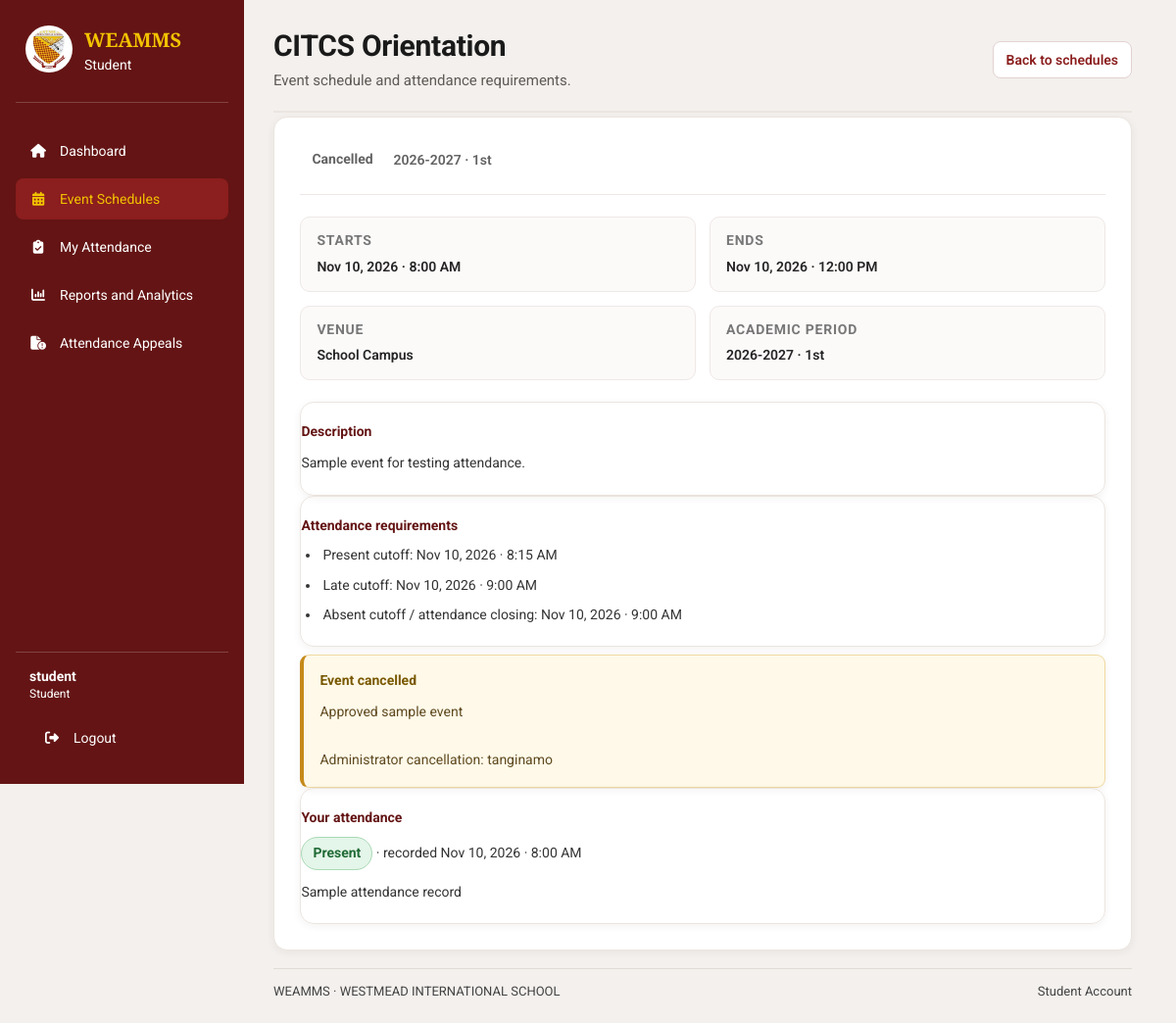
The page /student/events/view.php?id=1 (signed in) on the database its author committed.
### tables this page shows
CREATE TABLE `events` (
  `event_id` bigint(20) UNSIGNED NOT NULL,
  `department_id` bigint(20) UNSIGNED NOT NULL,
  `requested_by` bigint(20) UNSIGNED NOT NULL,
  `academic_period_id` bigint(20) UNSIGNED NOT NULL,
  `event_title` varchar(200) NOT NULL,
  `event_description` text DEFAULT NULL,
  `venue` varchar(200) DEFAULT NULL,
  `start_at` datetime NOT NULL,
  `end_at` datetime NOT NULL,
  `attendance_opens_at` datetime DEFAULT NULL,
  `attendance_closes_at` datetime DEFAULT NULL,
  `event_status` enum('pending','approved','rejected','cancelled','cancellation_requested','completed') NOT NULL DEFAULT 'pending',
  `admin_reviewed_by` bigint(20) UNSIGNED DEFAULT NULL,
  `admin_reviewed_at` datetime DEFAULT NULL,
  `admin_remarks` text DEFAULT NULL,
  `cancellation_requested_at` datetime DEFAULT NULL,
  `cancellation_requested_by` bigint(20) UNSIGNED DEFAULT NULL,
  `cancellation_request_remarks` text DEFAULT NULL,
  `created_at` timestamp NOT NULL DEFAULT current_timestamp(),
  `updated_at` timestamp NOT NULL DEFAULT current_timestamp() ON UPDATE current_timestamp()
);

CREATE TABLE `academic_periods` (
  `academic_period_id` bigint(20) UNSIGNED NOT NULL,
  `academic_year` varchar(20) NOT NULL,
  `semester` enum('1st','2nd','Summer','Other') NOT NULL DEFAULT '1st',
  `start_date` date NOT NULL,
  `end_date` date NOT NULL,
  `is_current` tinyint(1) NOT NULL DEFAULT 0,
  `created_at` timestamp NOT NULL DEFAULT current_timestamp()
);

CREATE TABLE `attendance_settings` (
  `attendance_setting_id` bigint(20) UNSIGNED NOT NULL,
  `event_id` bigint(20) UNSIGNED NOT NULL,
  `present_until` datetime NOT NULL,
  `late_until` datetime NOT NULL,
  `absent_after` datetime NOT NULL,
  `updated_by` bigint(20) UNSIGNED NOT NULL,
  `updated_at` timestamp NOT NULL DEFAULT current_timestamp() ON UPDATE current_timestamp()
);

CREATE TABLE `event_attendance` (
  `attendance_id` bigint(20) UNSIGNED NOT NULL,
  `event_id` bigint(20) UNSIGNED NOT NULL,
  `student_id` bigint(20) UNSIGNED NOT NULL,
  `attendance_status` enum('present','late','absent','excused') NOT NULL DEFAULT 'absent',
  `check_in_at` datetime DEFAULT NULL,
  `recorded_by_user_id` bigint(20) UNSIGNED DEFAULT NULL,
  `record_source` enum('barcode','department_head','appeal','system') NOT NULL DEFAULT 'barcode',
  `remarks` varchar(500) DEFAULT NULL,
  `created_at` timestamp NOT NULL DEFAULT current_timestamp(),
  `updated_at` timestamp NOT NULL DEFAULT current_timestamp() ON UPDATE current_timestamp()
);

### includes/student_context.php (called while the page is built, shortened)
<?php
$studentBaseUrl = BASE_URL;
function studentEscape(mixed $value): string
{
    return htmlspecialchars((string) $value, ENT_QUOTES, 'UTF-8');
}
function studentParticipantCondition(string $eventAlias = 'e'): string
{
    return "(
        NOT EXISTS (
            SELECT 1 FROM event_participants ep_any
            WHERE ep_any.event_id = $eventAlias.event_id
        )
        OR EXISTS (
            SELECT 1 FROM event_participants ep
            WHERE ep.event_id = $eventAlias.event_id
              AND (
                (ep.participant_type = 'student' AND ep.student_id = ?)
                OR (ep.participant_type = 'year_level' AND ep.year_level = ?)
                OR (ep.participant_type = 'section'
                    AND ep.year_level = ?
                    AND ep.section = ?)
              )
        )
    )";
}
function studentDateTime(
    ?string $value,
    string $format = 'M j, Y · g:i A'
): string {
    $timestamp = strtotime($value);
    return $timestamp === false
        ? 'Not available'
        : date($format, $timestamp);
}

### student/events/view.php (the view, shortened to what this page needs)
<?php
require_once __DIR__ . '/../../includes/student_context.php';
require_once __DIR__ . '/../../includes/student_layout_start.php';
$eventId = filter_var($_GET['id'] ?? null, FILTER_VALIDATE_INT);
$stmt = $pdo->prepare(
    "SELECT e.event_id, e.event_title, e.event_description, e.venue,
            e.start_at, e.end_at, e.event_status, e.updated_at,
            e.admin_remarks, e.cancellation_request_remarks,
            e.cancellation_requested_at,
            ap.academic_year, ap.semester,
            settings.present_until, settings.late_until, settings.absent_after
     FROM events e
     INNER JOIN academic_periods ap ON ap.academic_period_id = e.academic_period_id
     LEFT JOIN attendance_settings settings ON settings.event_id = e.event_id
     WHERE e.event_id = ? AND e.department_id = ?
       AND e.event_status IN ('approved', 'cancellation_requested', 'cancelled', 'completed')
       AND " . studentParticipantCondition('e') . "
     LIMIT 1"
);
$stmt->execute(array_merge(
    [$eventId, $studentDepartmentId],
    studentParticipantParams($studentProfile)
));
$event = $stmt->fetch(PDO::FETCH_ASSOC);
$attendanceStmt = $pdo->prepare(
    'SELECT attendance_id, attendance_status, check_in_at, remarks
     FROM event_attendance
     WHERE event_id = ? AND student_id = ?
     LIMIT 1'
);
$attendanceStmt->execute([$eventId, $studentId]);
$attendance = $attendanceStmt->fetch(PDO::FETCH_ASSOC);
$status = $event['event_status'];
if ($status === 'approved') {
    $now = time();
    $start = strtotime($event['start_at']);
    $end = strtotime($event['end_at']);
    $phase = $start > $now ? 'Upcoming' : ($end >= $now ? 'Ongoing' : 'Past');
} else {
    $phase = ucwords(str_replace('_', ' ', $status));
}
?>
<section class="dashboard-section student-module-page">
    <div class="section-heading">
        <div>
            <h2><?= studentEscape($event['event_title']) ?></h2>
            <p>Event schedule and attendance requirements.</p>
        </div>
        <a class="management-link" href="<?= studentEscape($studentBaseUrl) ?>/student/events/index.php">Back to schedules</a>
    </div>
    <article class="student-content-panel student-event-detail">
        <div class="student-schedule-heading">
            <span class="status-pill status-<?= studentEscape($status) ?>"><?= studentEscape($phase) ?></span>
            <span><?= studentEscape($event['academic_year']) ?> · <?= studentEscape($event['semester']) ?></span>
        </div>
        <dl class="student-detail-grid">
            <div>
                <dt>Starts</dt>
                <dd><?= studentEscape(studentDateTime($event['start_at'])) ?></dd>
            </div>
            <div>
                <dt>Ends</dt>
                <dd><?= studentEscape(studentDateTime($event['end_at'])) ?></dd>
            </div>
            <div>
                <dt>Venue</dt>
                <dd><?= studentEscape($event['venue'] ?: 'To be announced') ?></dd>
            </div>
            <div>
                <dt>Academic period</dt>
                <dd><?= studentEscape($event['academic_year']) ?> · <?= studentEscape($event['semester']) ?></dd>
            </div>
        </dl>
        <section class="student-detail-section">
            <h3>Description</h3>
            <p><?= nl2br(studentEscape($event['event_description'] ?: 'No event description provided.')) ?></p>
        </section>
        <section class="student-detail-section">
            <h3>Attendance requirements</h3>
            <?php if ($event['present_until'] && $event['late_until'] && $event['absent_after']): ?>
                <ul>
                    <li>Present cutoff: <?= studentEscape(studentDateTime($event['present_until'])) ?></li>
                    <li>Late cutoff: <?= studentEscape(studentDateTime($event['late_until'])) ?></li>
                    <li>Absent cutoff / attendance closing: <?= studentEscape(studentDateTime($event['absent_after'])) ?></li>
                </ul>
            <?php else: ?>
                <p>Attendance time rules have not been published for this event. Show your QR code at an authorized attendance station during the event.</p>
            <?php endif; ?>
        </section>
        <?php if ($event['event_status'] === 'cancelled'): ?>
            <section class="student-detail-section student-event-notice">
                <h3>Event cancelled</h3>
                <p><?= nl2br(studentEscape($event['admin_remarks'] ?: 'This event has been cancelled.')) ?></p>
            </section>
        <?php endif; ?>
        <?php if ($attendance): ?>
            <section class="student-detail-section">
                <h3>Your attendance</h3>
                <p><span class="status-pill status-<?= studentEscape($attendance['attendance_status']) ?>"><?= studentEscape(ucfirst($attendance['attendance_status'])) ?></span>
                    <?php if ($attendance['check_in_at']): ?> · recorded <?= studentEscape(studentDateTime($attendance['check_in_at'])) ?><?php endif; ?>
                </p>
                <?php if ($attendance['remarks']): ?><p><?= studentEscape($attendance['remarks']) ?></p><?php endif; ?>
            </section>
        <?php endif; ?>
    </article>
</section>
<?php require __DIR__ . '/../../includes/footer.php'; ?>
</main>
</body>
</html>

### assets/css/style.css (style rules this page uses)
:root { --wis-maroon-light: #B43737; --wis-maroon: #8B1E1E; --wis-maroon-dark: #641414; --wis-gold: #F2C300; --wis-gold-dark: #D6A900; --wis-white: #FFFFFF; --wis-light-blue: #E8F0FE; --wis-black: #171717; --wis-background: #F5F5F5; --wis-border: #B8C1CC; --wis-shadow: 0 8px 25px rgba(0, 0, 0, 0.10); }
* { box-sizing: border-box; margin: 0; padding: 0; }
html { scroll-behavior: smooth; }
body { display: flex; justify-content: center; align-items: flex-start; min-height: 100vh; padding: 0 20px; background: var(--wis-background); color: var(--wis-black); font-family: 'Roboto', Arial, Helvetica, sans-serif; }

### assets/css/student/student.css (style rules this page uses)
:root { --wis-maroon-light: #B43737; --wis-maroon: #8B1E1E; --wis-maroon-dark: #641414; --wis-gold: #F2C300; --wis-gold-dark: #D6A900; --wis-white: #FFFFFF; --wis-light-blue: #E8F0FE; --wis-black: #171717; --wis-background: #F5F5F5; --wis-border: #B8C1CC; --wis-shadow: 0 8px 25px rgba(0, 0, 0, 0.10); }
body { align-items: center; }
body.student-dashboard-page { margin: 0; padding: 0; }
.dashboard-main>.dashboard-section, .dashboard-main>.dashboard-columns, .dashboard-main>.dashboard-alert, .dashboard-main>.dashboard-footer { margin-right: 30px; margin-left: 30px; }
.dashboard-section { margin-top: 30px; margin-bottom: 18px; }
.section-heading { display: flex; align-items: center; justify-content: space-between; gap: 15px; margin-bottom: 17px; }
.section-heading h2, .attendance-card-title h2 { margin: 0; color: var(--wis-maroon-dark); font-size: 20px; font-weight: 700; }
.section-heading p { margin: 6px 0 0; color: var(--wis-black); font-size: 14px; }
.status-pill { display: inline-block; padding: 6px 9px; border-radius: 20px; font-size: 14px; font-weight: 700; }
.status-present, .status-late { background: var(--wis-background); color: var(--wis-maroon-dark); }
.student-event-detail { padding: 24px; }
.student-detail-grid { display: grid; grid-template-columns: repeat(2, minmax(0, 1fr)); gap: 16px; margin: 22px 0; }
.student-detail-grid dt { margin-bottom: 5px; color: #777; font-size: 14px; font-weight: 700; text-transform: uppercase; }
.student-detail-grid dd { margin: 0; line-height: 1.5; }
.student-detail-section { margin-top: 22px; padding-top: 17px; border-top: 1px solid #ece8e4; }
.student-detail-section h3 { margin: 0 0 8px; color: var(--wis-maroon-dark); }
.student-detail-section p, .student-detail-section li { line-height: 1.6; }
.status-pill, .student-status-pill { display: inline-flex; align-items: center; justify-content: center; padding: 6px 11px; border: 1px solid transparent; border-radius: 999px; font-size: 14px; font-weight: 700; line-height: 1.4; white-space: nowrap; }
.status-present { background-color: #e4f5e9; border-color: #a8d9b5; color: #216b36; }
html { overflow-y: scroll; scrollbar-gutter: stable; }

### assets/css/ui-refresh.css (style rules this page uses)
:root { --ui-bg: #f3f0ed; --ui-border: #ebe5e0; --ui-tint: #faf7f4; --ui-zebra: #fcfaf8; --ui-hover: #f7f1ec; --ui-muted: #5f5a56; --ui-radius: 14px; --ui-shadow: 0 2px 8px rgb(60 30 20 / 6%); }
body.student-dashboard-page { background: var(--ui-bg); }
body.student-dashboard-page .dashboard-main > .dashboard-section:first-child { margin-top: 28px; }
body.student-dashboard-page .student-module-page > .section-heading, body.student-dashboard-page .student-dashboard-welcome > .section-heading { padding-bottom: 20px; margin-bottom: 4px; border-bottom: 2px solid var(--ui-border); }
body.student-dashboard-page .student-module-page > .section-heading h2, body.student-dashboard-page .student-dashboard-welcome > .section-heading h2 { color: #1a1a1a; font-size: 30px; letter-spacing: -0.01em; }
body.student-dashboard-page .section-heading p { color: var(--ui-muted); font-size: 15px; }
body.student-dashboard-page .student-content-panel, body.student-dashboard-page .student-summary-card, body.student-dashboard-page .student-stat-card, body.student-dashboard-page .stat-card, body.student-dashboard-page .attendance-chart-panel, body.student-dashboard-page .student-event-card, body.student-dashboard-page .student-schedule-card, body.student-dashboard-page .student-detail-section, body.student-dashboard-page .attendance-status-card, body.student-dashboard-page .panel, body.student-dashboard-page .events-panel, body.student-dashboard-page .recent-panel { border: 1px solid var(--ui-border); border-radius: var(--ui-radius); box-shadow: var(--ui-shadow); }

### rows shown on the page
events: event_title "CITCS Orientation", event_status "Cancelled", academic_period.academic_year "2026-2027", academic_period.semester "1st", start_at "Nov 10, 2026 · 8:00 AM", end_at "Nov 10, 2026 · 12:00 PM", venue "School Campus", event_description "Sample event for testing attendance.", attendance_settings.present_until "Nov 10, 2026 · 8:15 AM", attendance_settings.late_until "Nov 10, 2026 · 9:00 AM", attendance_settings.absent_after "Nov 10, 2026 · 9:00 AM", admin_remarks "Approved sample event Administrator cancellation: tanginamo"
event_attendance: attendance_status "Present", check_in_at "Nov 10, 2026 · 8:00 AM", remarks "Sample attendance record"

### other values the page prints
str_replace('_', ' ', $role) "Student"
$label "Dashboard"
$label "Event Schedules"
$label "My Attendance"
$label "Reports and Analytics"
$label "Attendance Appeals"
$_SESSION['username'] "student"
$footerRoleLabel "Student"
